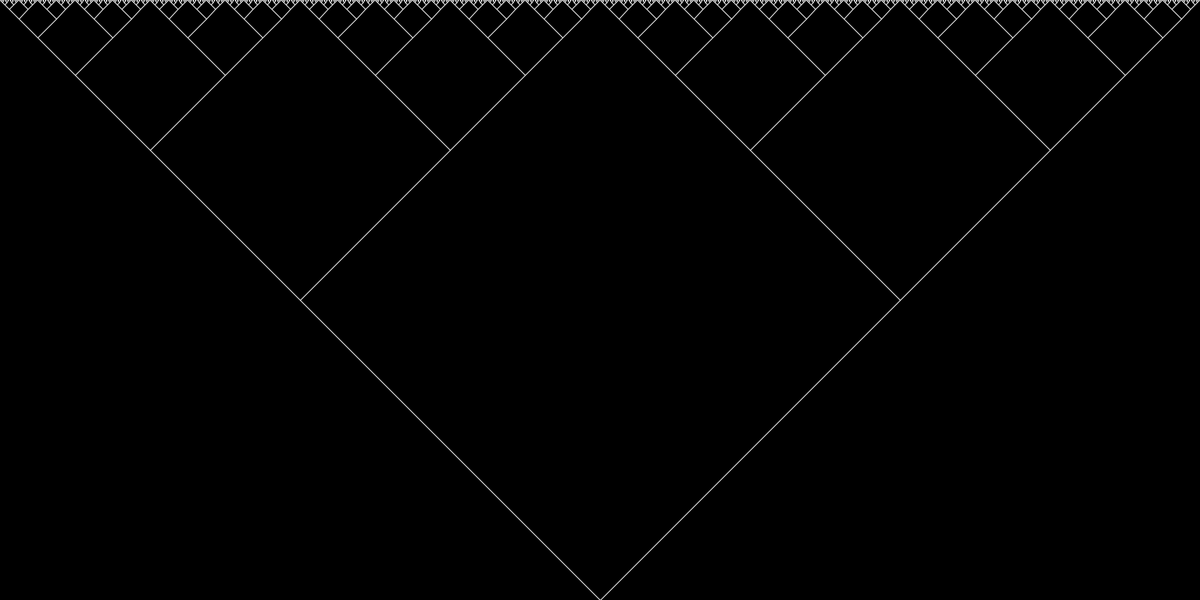
Frame 1 (no input)
Frame 60 (the mouse pressed at the canvas centre just before this capture): identical to frame 1, image omitted
Frame 120 (the mouse held since frame 60 and released just before this capture): identical to frame 1, image omitted

The Processing sketch that drew this single still picture (run headless with seeded random() and noise(); from frame 60 on, the mouse is pressed at the canvas centre):

// Processing sketch: Recursion_excercise
// ── Recursion_excercise.pde
//RECURSION EXCERCISE

void setup() {
  size(1600, 800);
  smooth(4);
}

void draw() {
  background(0);  
  stroke(255);
  branch(width/2, height, 400);
}

void branch(float x, float y, float h) {
  //Initial positions of lines
  line(x, y, x - h, y - h);  
  line(x, y, x + h, y - h); 
  if (h > 1) {
    //Now the recursive call pattern
    branch(x - h, y - h, h/2);
    branch(x + h, y - h, h/2);
  }
}
